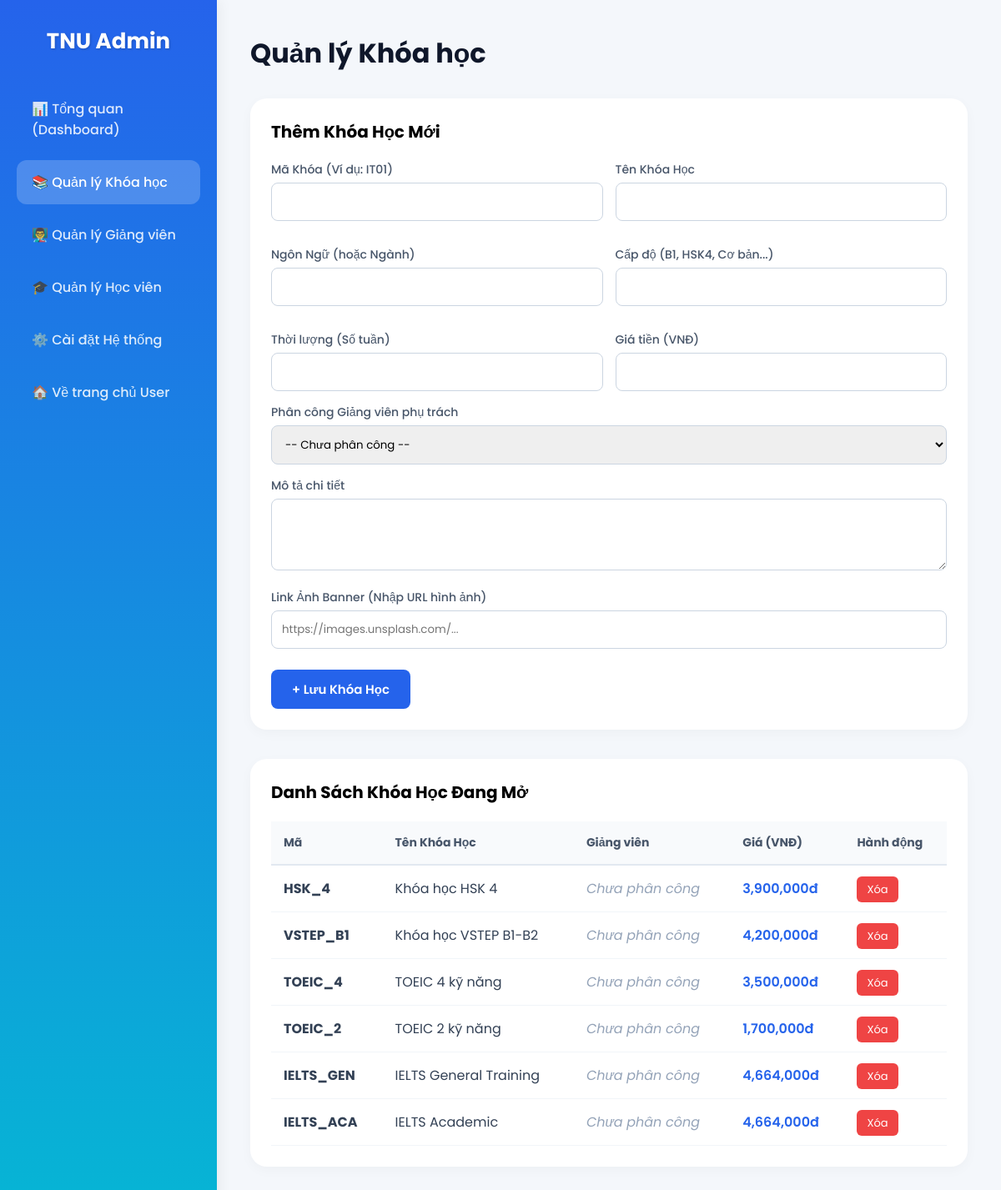
The app's page /danhsachkhoahoc.php (signed in) with its own data.
### tables this page shows
CREATE TABLE `courses` (
  `course_id` int(10) UNSIGNED NOT NULL,
  `course_code` varchar(20) NOT NULL,
  `course_name` varchar(150) NOT NULL,
  `language` varchar(50) NOT NULL,
  `level` varchar(50) DEFAULT NULL,
  `description` text DEFAULT NULL,
  `duration_weeks` int(10) UNSIGNED DEFAULT NULL,
  `total_hours` int(10) UNSIGNED DEFAULT NULL,
  `price` decimal(12,2) NOT NULL DEFAULT 0.00,
  `start_date` date DEFAULT NULL,
  `end_date` date DEFAULT NULL,
  `max_students` int(10) UNSIGNED DEFAULT NULL,
  `status` enum('upcoming','ongoing','completed','cancelled') DEFAULT 'upcoming',
  `image` varchar(255) DEFAULT NULL,
  `created_at` timestamp NOT NULL DEFAULT current_timestamp(),
  `updated_at` timestamp NOT NULL DEFAULT current_timestamp() ON UPDATE current_timestamp(),
  `teacher_id` int(10) UNSIGNED DEFAULT NULL
);

### danhsachkhoahoc.php (the view, shortened to what this page needs)
<?php
include 'connect.php';
$courses = mysqli_query($conn, "
    SELECT c.*, u.full_name as teacher_name
    FROM courses c
    LEFT JOIN users u ON c.teacher_id = u.user_id
    ORDER BY c.course_id DESC
");
?>
<!DOCTYPE html>
<html lang="vi">
<head>
</head>
<body>
<div class="sidebar">
    <h2>TNU Admin</h2>
    <a href="admin.php">📊 Tổng quan (Dashboard)</a>
    <a href="danhsachkhoahoc.php" class="active">📚 Quản lý Khóa học</a>
    <a href="giangvien.php">👨‍🏫 Quản lý Giảng viên</a>
    <a href="hocvien.php">🎓 Quản lý Học viên</a>
    <a href="caidat.php">⚙️ Cài đặt Hệ thống</a>
    <a href="index.php">🏠 Về trang chủ User</a>
</div>
<div class="main">
    <h1 style="margin-bottom: 30px; color: #0f172a;">Quản lý Khóa học</h1>
    <div class="card">
        <h3 style="margin-bottom: 20px; font-size: 20px;">Thêm Khóa Học Mới</h3>
        <form method="POST">
            <div class="form-grid">
                <div class="form-group">
                    <label>Mã Khóa (Ví dụ: IT01)</label>
                    <input type="text" name="course_code" required>
                </div>
                <div class="form-group">
                    <label>Tên Khóa Học</label>
                    <input type="text" name="course_name" required>
                </div>
                <div class="form-group">
                    <label>Ngôn Ngữ (hoặc Ngành)</label>
                    <input type="text" name="language" required>
                </div>
                <div class="form-group">
                    <label>Cấp độ (B1, HSK4, Cơ bản...)</label>
                    <input type="text" name="level" required>
                </div>
                <div class="form-group">
                    <label>Thời lượng (Số tuần)</label>
                    <input type="number" name="duration_weeks" required>
                </div>
                <div class="form-group">
                    <label>Giá tiền (VNĐ)</label>
                    <input type="number" name="price" required>
                </div>
            </div>
            <div class="form-group">
                <label>Phân công Giảng viên phụ trách</label>
                <select name="teacher_id">
                    <option value="">-- Chưa phân công --</option>
                </select>
            </div>
            <div class="form-group">
                <label>Mô tả chi tiết</label>
                <textarea name="description" rows="3"></textarea>
            </div>
            <div class="form-group">
                <label>Link Ảnh Banner (Nhập URL hình ảnh)</label>
                <input type="text" name="image_url" placeholder="https://images.unsplash.com/...">
            </div>
            <button type="submit" name="add_course" class="btn-submit">+ Lưu Khóa Học</button>
        </form>
    </div>
    <div class="card">
        <h3 style="margin-bottom: 20px; font-size: 20px;">Danh Sách Khóa Học Đang Mở</h3>
        <table>
            <tr>
                <th>Mã</th>
                <th>Tên Khóa Học</th>
                <th>Giảng viên</th>
                <th>Giá (VNĐ)</th>
                <th>Hành động</th>
            </tr>
            <?php while($row = mysqli_fetch_assoc($courses)){ ?>
            <tr>
                <td><strong><?php echo $row['course_code']; ?></strong></td>
                <td><?php echo $row['course_name']; ?></td>
                <td><?php echo $row['teacher_name'] ? $row['teacher_name'] : '<span style="color:#94a3b8;font-style:italic;">Chưa phân công</span>'; ?></td>
                <td style="color:#2563eb; font-weight:600;"><?php echo number_format($row['price']); ?>đ</td>
                <td>
                    <a href="?delete=<?php echo $row['course_id']; ?>" class="btn-del" onclick="return confirm('Bạn chắc chắn muốn xóa khóa học này?');">Xóa</a>
                </td>
            </tr>
            <?php } ?>
        </table>
    </div>
</div>
</body>
</html>

### danhsachkhoahoc.php (style rules this page uses)
* { margin:0; padding:0; box-sizing:border-box; font-family:'Poppins',sans-serif; }
body { background:#f4f7fb; display:flex; min-height: 100vh; }
.sidebar { width:260px; background: linear-gradient(180deg, #2563eb, #06b6d4); padding:30px 20px; position:fixed; height:100%; color:white; box-shadow: 4px 0 15px rgba(0,0,0,0.05); z-index: 100; }
.sidebar h2 { color:white; margin-bottom:35px; font-size:26px; text-align: center; font-weight: 700; text-shadow: 1px 1px 3px rgba(0,0,0,0.2); }
.sidebar a { display:flex; align-items: center; gap: 12px; text-decoration:none; color:rgba(255,255,255,0.85); padding:14px 18px; border-radius:12px; margin-bottom:10px; transition:0.3s; font-weight: 500; }
.sidebar a:hover, .sidebar a.active { background:rgba(255,255,255,0.2); color:white; }
.main { margin-left:260px; width:calc(100% - 260px); padding:40px; }
.card { background:white; border-radius:20px; padding:25px; margin-bottom:35px; box-shadow: 0 4px 15px rgba(0,0,0,0.03); }
table { width:100%; border-collapse:collapse; margin-top: 20px; }
table th { background:#f8fafc; color:#475569; padding:15px; text-align:left; font-size: 14px; border-bottom: 2px solid #e2e8f0; }
table td { padding:15px; border-bottom:1px solid #f1f5f9; color: #334155; }
.form-grid { display: grid; grid-template-columns: 1fr 1fr; gap: 15px; }
.form-group { margin-bottom: 15px; }
.form-group label { display: block; margin-bottom: 5px; color: #475569; font-size: 14px; font-weight: 500; }
.form-group input, .form-group select, .form-group textarea { width: 100%; padding: 12px; border: 1px solid #cbd5e1; border-radius: 8px; outline: none; }
.btn-submit { background: #2563eb; color: white; border: none; padding: 12px 25px; border-radius: 8px; cursor: pointer; font-weight: 600; font-size: 15px; margin-top: 10px; }
.btn-del { background: #ef4444; color: white; padding: 6px 12px; text-decoration: none; border-radius: 6px; font-size: 13px; }

### records on screen
courses: course_code "HSK_4", course_name "Khóa học HSK 4", price "3,900,000"
courses: course_code "VSTEP_B1", course_name "Khóa học VSTEP B1-B2", price "4,200,000"
courses: course_code "TOEIC_4", course_name "TOEIC 4 kỹ năng", price "3,500,000"
courses: course_code "TOEIC_2", course_name "TOEIC 2 kỹ năng", price "1,700,000"
courses: course_code "IELTS_GEN", course_name "IELTS General Training", price "4,664,000"
courses: course_code "IELTS_ACA", course_name "IELTS Academic", price "4,664,000"
